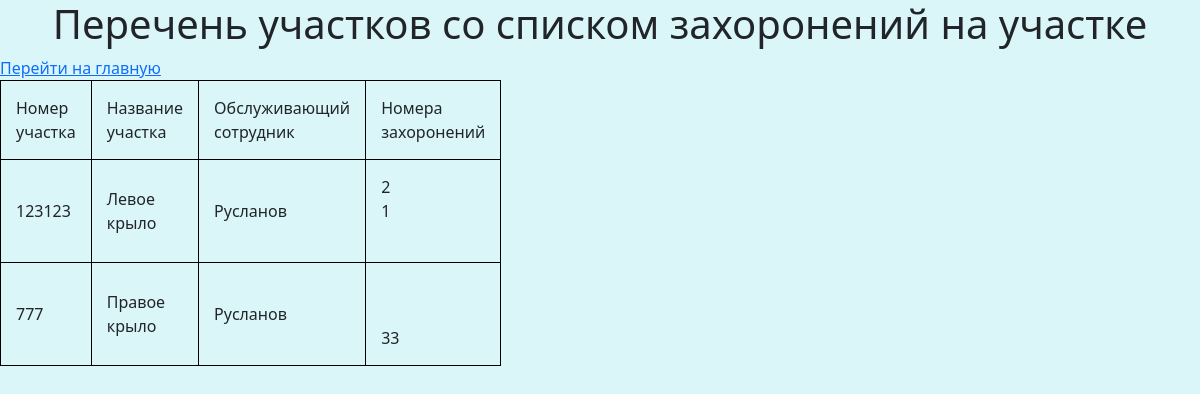
Screenshot of /task2 with the database file from the repository.
### main/models.py (models this page shows, shortened)
class area(models.Model):
    number=models.CharField(max_length=50,verbose_name='Номер участка')
    title=models.CharField(max_length=50,verbose_name='Название участка')
    employee_support=models.ForeignKey(employee,on_delete = models.CASCADE,verbose_name='Обслуживающий сотрудник',null=True,blank=True)
    class Meta:
        verbose_name_plural = 'Участки'
        verbose_name = 'Участок'

class employee(models.Model):
    surname=models.CharField(max_length=50,verbose_name='Фамилия сотрудника')
    name=models.CharField(max_length=50,verbose_name='Имя сотрудника')
    middlename=models.CharField(max_length=50,verbose_name='Отчество сотрудника')
    birth=models.DateField(verbose_name='Дата рождения')
    snils=models.CharField(max_length=50,verbose_name='СНИЛС')
    inn=models.CharField(max_length=50,verbose_name='ИНН')
    def __str__(self):
        return self.surname
    class Meta:
        verbose_name_plural = 'Сотрудники кладбища'
        verbose_name = 'Сотрудник кладбища'

class burial(models.Model):
    area_number=models.ForeignKey(area,on_delete = models.CASCADE,verbose_name='Участок',null=True,blank=True)
    number_burial=models.CharField(max_length=50,verbose_name='Номер захоронения на участке')
    surname_person=models.CharField(max_length=50,verbose_name='Фамилия захороненного')
    name_person=models.CharField(max_length=50,verbose_name='Имя захороненного')
    middlename_person=models.CharField(max_length=50,verbose_name='Отчество захороненного')
    birth_person=models.DateField(verbose_name='Дата рождения захороненного')
    death_person=models.DateField(verbose_name='Дата смерти захороненного')
    class Meta:
        verbose_name_plural = 'Захоронения'
        verbose_name = 'Захоронение'

### main/views.py (the view)
# urls.py: path('task2',views.task2,name='task2'),
def task2(request):
    areas = area.objects.all()
    burials=burial.objects.filter()
    return render(request,'main/z2.html',{'areas': areas,'burials': burials,})

### main/templates/main/z2.html (shortened to what this page needs)
{% load static %}
<!DOCTYPE html>
<html lang="en">
<head>
    <link rel="stylesheet" href="https://cdn.jsdelivr.net/npm/bootstrap@5.2.3/dist/css/bootstrap.min.css">
    <link rel="stylesheet" href="{% static 'main/css/main.css'%}">
</head>
<body>
    <h1 style="text-align: center;">Перечень участков со списком захоронений на участке</h1>
    <a href="{% url 'main' %}">Перейти на главную</a>
    <table border="1">
        <tr>
            <td>Номер участка </td>
            <td>Название участка </td>
            <td>Обслуживающий сотрудник </td>
            <td>Номера захоронений</td>
        </tr>
        {% for item in areas %}
        <tr>
                <td> {{item.number}} </td>
                <td> {{item.title}} </td>
                <td> {{item.employee_support}} </td>
                    <td>
                            {% for rbb in burials %}
                                {% if rbb.area_number_id == item.pk %}
                                    {{ rbb.number_burial }}
                                {% endif %}
                                <br>
	                        {% endfor %}
                    </td>
        </tr>
        {% endfor %}
    </table>
</body>
</html>

### main/static/main/css/main.css (style rules this page uses)
body { background-color:rgb(219, 246, 248); }
table { width: 200px; border-collapse: collapse; }
td { padding: 15px; border: 1px solid black; }

### rows the page displays
area: number "123123", title "Левое крыло", employee_support "Русланов"
burial: number_burial "2"
burial: number_burial "1"
area: number "777", title "Правое крыло", employee_support "Русланов"
burial: number_burial "33"
